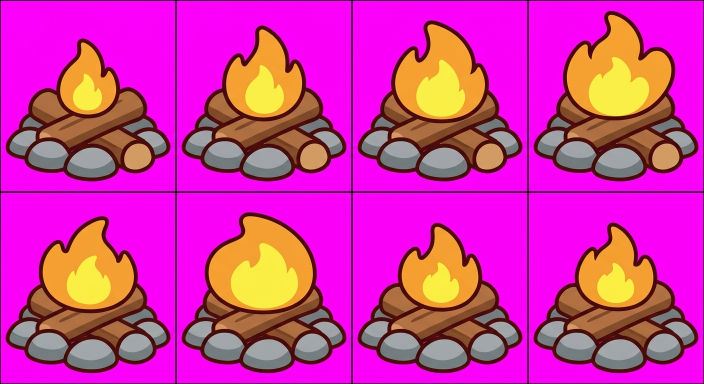
#> input picture IMG_1382.jpeg, 1408 x 768 px (shown at 1/2 size)
$ python extract_campfire.py
#> lines starting #> are read from the running program, lines starting #| are printed output that depends on the picture; after the words box and inside, x2 and y2 are one past the last pixel; in counts of white or black regions, pixels touching at a corner belong together
### scripts/matte_removal.py
"""Color-aware removal of JPEG magenta mattes with edge un-matting."""
import numpy as np
from PIL import Image
from scipy import ndimage

def remove_magenta_matte(image):
    """Remove border-connected magenta and reconstruct antialiased edge pixels."""
    rgba = np.asarray(image.convert("RGBA"), dtype=np.uint8).copy()
    rgb = rgba[:, :, :3].astype(np.float32)
    h, w = rgb.shape[:2]
    border = np.concatenate((rgb[0], rgb[-1], rgb[:, 0], rgb[:, -1]), axis=0)
    samples = border[(border[:, 0] > 90) & (border[:, 2] > 70)
                     & ((np.minimum(border[:, 0], border[:, 2]) - border[:, 1]) > 25)]
    if len(samples) < 8:
        raise RuntimeError("Could not reliably estimate magenta sheet color")
    bg = np.median(samples, axis=0)
    dist = np.sqrt(np.sum((rgb - bg) ** 2, axis=2))
    chroma = np.minimum(rgb[:, :, 0], rgb[:, :, 2]) - rgb[:, :, 1]
    candidate = (dist < 280) & (chroma > 18) & (rgb[:, :, 0] > 130) & (rgb[:, :, 2] > 115)
    seeds = np.zeros((h, w), dtype=bool)
    seeds[0, :] = candidate[0, :]
    seeds[-1, :] = candidate[-1, :]
    seeds[:, 0] |= candidate[:, 0]
    seeds[:, -1] |= candidate[:, -1]
    connected = ndimage.binary_propagation(seeds, structure=np.ones((3, 3), dtype=bool), mask=candidate)
    if not np.any(connected):
        raise RuntimeError("No border-connected magenta background detected")
    _, nearest = ndimage.distance_transform_edt(connected, return_indices=True)
    foreground = rgb[nearest[0], nearest[1]]
    delta = foreground - bg
    denom = np.sum(delta * delta, axis=2)
    observed = rgb - bg
    alpha = np.divide(np.sum(observed * delta, axis=2), denom,
                      out=np.zeros((h, w), dtype=np.float32), where=denom > 1.0)
    alpha = np.clip(alpha, 0.0, 1.0)
    alpha[~connected] = 1.0
    alpha[connected & (alpha < 0.055)] = 0.0
    recover = connected & (alpha >= 0.055)
    # Defringe both partially transparent matte pixels and the immediately
    # adjacent retained outline. JPEG spill often bleeds one pixel inward,
    # outside the flood-filled background mask.
    rim = ndimage.binary_dilation(connected, structure=np.ones((3, 3), dtype=bool))
    neutralize = recover | (rim & ~connected)
    out_rgb = rgb.copy()
    spill = np.maximum(0.0, np.minimum(rgb[:, :, 0], rgb[:, :, 2]) - rgb[:, :, 1])
    spill[(rgb[:, :, 0] < 45) | (rgb[:, :, 2] < 45)] = 0.0
    out_rgb[neutralize, 0] = np.maximum(0.0, rgb[neutralize, 0] - spill[neutralize])
    out_rgb[neutralize, 2] = np.maximum(0.0, rgb[neutralize, 2] - spill[neutralize])
    out_rgb[connected & ~recover] = 0
    out = np.dstack((out_rgb, alpha * 255.0)).round().clip(0, 255).astype(np.uint8)
    out[out[:, :, 3] == 0, :3] = 0
    return Image.fromarray(out, "RGBA")

### scripts/extract_campfire.py
"""Extract the eight campfire animation poses from IMG_1382.jpeg."""
from pathlib import Path
import numpy as np
from PIL import Image
from matte_removal import remove_magenta_matte

ROOT = Path(__file__).resolve().parents[1]
SOURCE = ROOT / "IMG_1382.jpeg"
OUT = ROOT / "assets"
FRAME_DIR = OUT / "campfire-frames"
FRAME_SIZE = 192
COLS, ROWS = 4, 2

if not SOURCE.is_file():
    raise FileNotFoundError(f"Missing campfire source sheet: {SOURCE}")

sheet = Image.open(SOURCE).convert("RGBA")
# The submitted sheet is a clean 4 x 2 grid with black separators.
cell_w, cell_h = sheet.width / COLS, sheet.height / ROWS
#> cell_w = 352; cell_h = 384
if abs(cell_w - 352) > 1 or abs(cell_h - 384) > 1:
    raise RuntimeError(f"Unexpected IMG_1382.jpeg dimensions: {sheet.size}; expected approximately 1408x768")

FRAME_DIR.mkdir(parents=True, exist_ok=True)
atlas = Image.new("RGBA", (FRAME_SIZE * COLS, FRAME_SIZE * ROWS), (0, 0, 0, 0))
#> atlas: PIL image 768x384 RGBA; every value is 0

for i in range(COLS * ROWS):
    col, row = i % COLS, i // COLS
    x0, y0 = round(col * cell_w) + 7, round(row * cell_h) + 7
#> x0 = 7; y0 = 7
    x1, y1 = round((col + 1) * cell_w) - 7, round((row + 1) * cell_h) - 7
#> x1 = 345; y1 = 377
    cell = sheet.crop((x0, y0, x1, y1))
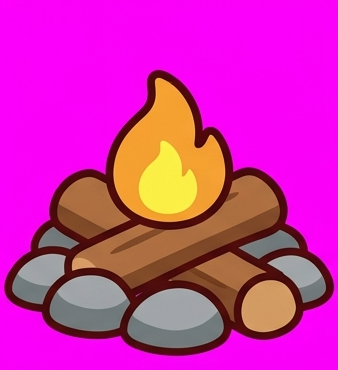
#> cell: PIL image 338x370 RGBA; mean R, G, B, A 206.7, 44.6, 170.2, 255
    # The sheet has dark separators around each pose, so matte each isolated
    # cell independently; its magenta field then reaches all four edges.
    cell = remove_magenta_matte(cell)
#> in remove_magenta_matte, `border = np.concatenate((rgb[0], rgb[-1], rgb[:, 0], rgb[:, -1]), axis..`: border = 1416 rows, first 8: [250, 0, 248], [250, 0, 248], [251, 1, 249], [253, 0, 249], [255, 2, 251], [252, 2, 250], [252, 2, 250], [253, 0, 249]
#> in remove_magenta_matte, `samples = border[(border[:, 0] > 90) & (border[:, 2] > 70) & ((np.mini..`: samples has the same summary as border
#> in remove_magenta_matte, `bg = np.median(samples, axis=0)`: bg = [250, 1, 248]
#> in remove_magenta_matte, `candidate = (dist < 280) & (chroma > 18) & (rgb[:, :, 0] > 130) & (rgb..`:
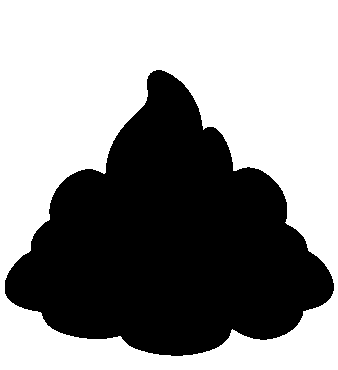
#> candidate: shape (370, 338) bool; 57% white; 1 black region, box (x1, y1, x2, y2) and area: (5, 70, 334, 356) 53798
#> in remove_magenta_matte, `seeds[0, :] = candidate[0, :]`: seeds: shape (370, 338) bool; 0.27% white in thin lines or dots, all inside (x1, y1, x2, y2) = (0, 0, 338, 1)
#> in remove_magenta_matte, `seeds[:, -1] |= candidate[:, -1]`: seeds: shape (370, 338) bool; 1.1% white in thin lines or dots
#> in remove_magenta_matte, `recover = connected & (alpha >= 0.055)`: recover: shape (370, 338) bool; 1.9% white in thin lines or dots, all inside (x1, y1, x2, y2) = (2, 68, 338, 359)
#> in remove_magenta_matte, `rim = ndimage.binary_dilation(connected, structure=np.ones((3, 3), dty..`: rim: shape (370, 338) bool; 58% white; 1 black region, box (x1, y1, x2, y2) and area: (6, 71, 333, 355) 52512
#> in remove_magenta_matte, `neutralize = recover | (rim & ~connected)`: neutralize: shape (370, 338) bool; 3% white; 1 white region, box (x1, y1, x2, y2) and area: (2, 68, 338, 359) 3712
#> in remove_magenta_matte, `spill[(rgb[:, :, 0] < 45) | (rgb[:, :, 2] < 45)] = 0.0`: spill: shape (370, 338) float32; min 0, max 254, mean 140.9
#> in remove_magenta_matte, `out = np.dstack((out_rgb, alpha * 255.0)).round().clip(0, 255).astype(..`:
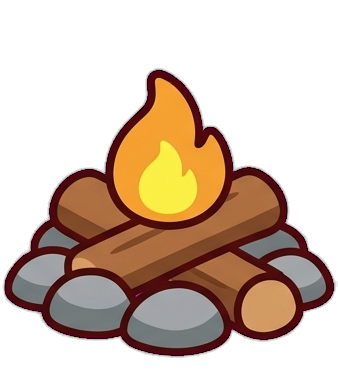
#> out: shape (370, 338, 4); mean R, G, B, A 64.7, 44.4, 29.1, 111; transparent parts drawn white
    alpha = np.asarray(cell.getchannel("A"))
    bbox = Image.fromarray(alpha).getbbox()
#> bbox = (2, 68, 338, 359)
    if bbox is None:
        raise RuntimeError(f"Campfire frame {i + 1} is empty")
    sprite = cell.crop(bbox)
    # Preserve full artwork and aspect ratio; use a consistent ground baseline.
    scale = min(1.0, 178 / sprite.width, 178 / sprite.height)
#> scale = 0.53
    if scale < 1.0:
        sprite = sprite.resize((round(sprite.width * scale), round(sprite.height * scale)), Image.Resampling.LANCZOS)
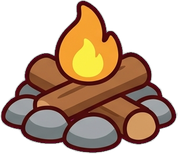
#> sprite: PIL image 178x154 RGBA; mean R, G, B, A 82.8, 57.1, 37.6, 141.8; transparent parts drawn white
    frame = Image.new("RGBA", (FRAME_SIZE, FRAME_SIZE), (0, 0, 0, 0))
#> frame: PIL image 192x192 RGBA; every value is 0
    frame.alpha_composite(sprite, ((FRAME_SIZE - sprite.width) // 2, FRAME_SIZE - 5 - sprite.height))
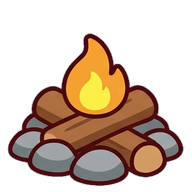
#> frame: PIL image 192x192 RGBA; mean R, G, B, A 61.5, 42.5, 27.9, 105.5; transparent parts drawn white
    path = FRAME_DIR / f"burn-{i + 1:02d}.png"
    frame.save(path, optimize=True)
    check = Image.open(path).convert("RGBA")
    a = np.asarray(check.getchannel("A"))
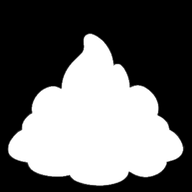
#> a: shape (192, 192); min 0, max 255, mean 105.5
    if check.size != (FRAME_SIZE, FRAME_SIZE) or a[0, 0] != 0 or np.count_nonzero(a) < 500:
        raise RuntimeError(f"Campfire frame validation failed: {path}")
    atlas.alpha_composite(frame, (col * FRAME_SIZE, row * FRAME_SIZE))
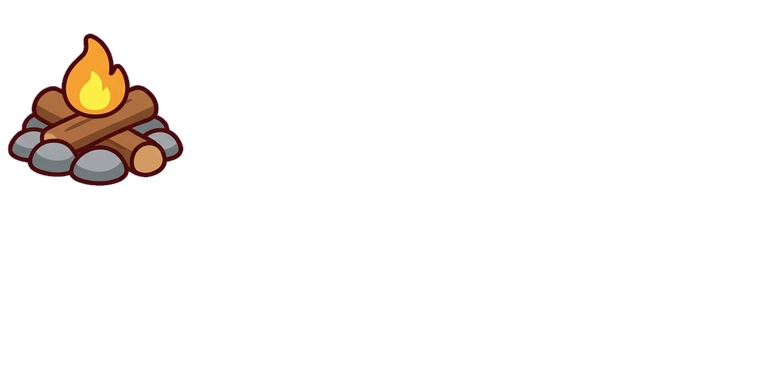
#> atlas: PIL image 768x384 RGBA; mean R, G, B, A 7.7, 5.3, 3.5, 13.2; transparent parts drawn white
    print(f"{path.relative_to(ROOT)}: isolated {sprite.size} artwork on transparent {FRAME_SIZE}x{FRAME_SIZE} canvas")
#| assets/campfire-frames/burn-01.png: isolated (178, 154) artwork on transparent 192x192 canvas

atlas_path = OUT / "campfire-atlas.png"
atlas.save(atlas_path, optimize=True)
check = Image.open(atlas_path).convert("RGBA")
if check.size != (FRAME_SIZE * COLS, FRAME_SIZE * ROWS):
    raise RuntimeError("Campfire atlas dimensions failed validation")
for i in range(COLS * ROWS):
    x, y = (i % COLS) * FRAME_SIZE, (i // COLS) * FRAME_SIZE
    alpha = np.asarray(check.getchannel("A"))[y:y + FRAME_SIZE, x:x + FRAME_SIZE]
    if not np.any(alpha > 0) or alpha[0, 0] != 0:
        raise RuntimeError(f"Campfire atlas frame {i + 1} is invalid")
print(f"{atlas_path.relative_to(ROOT)}: extracted all eight transparent animation frames")
